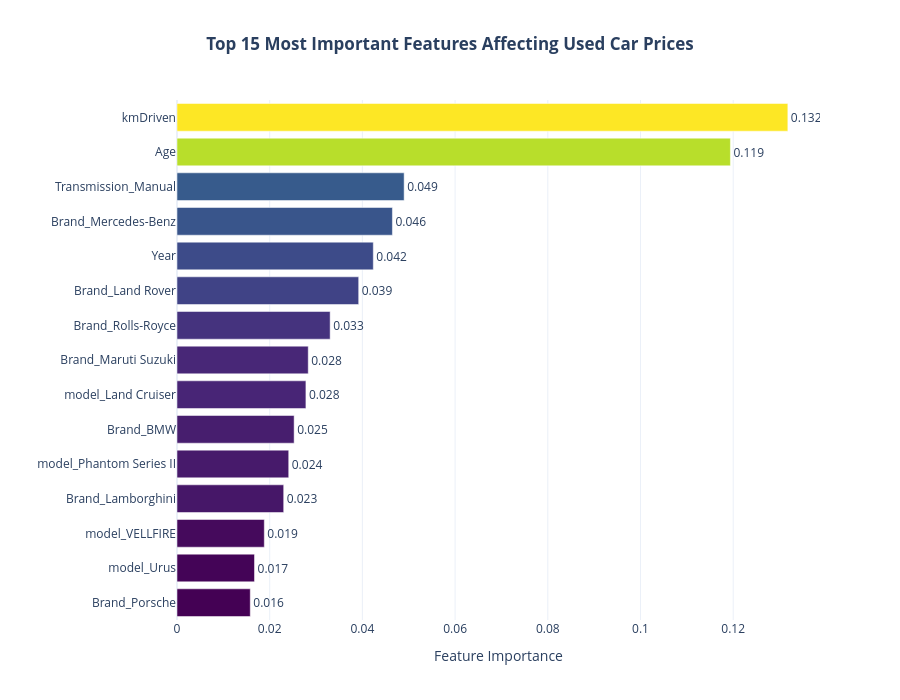

The code cell stored with this chart in its notebook:
### Markdown cell above
## Feature Importance Analysis

One of the major advantages of Random Forest is that it not only produces accurate predictions but also identifies which features contribute most to those predictions.

Feature importance helps explain which vehicle characteristics have the greatest influence on asking price, making the model more interpretable and providing valuable business insights for buyers, sellers, and dealerships.

### Code cell
import plotly.express as px

top15 = feature_importance.head(15)

fig = px.bar(
    top15.sort_values("Importance"),
    x="Importance",
    y="Feature",
    orientation="h",
    color="Importance",
    color_continuous_scale="Viridis",
    text="Importance",
    title="<b>Top 15 Most Important Features Affecting Used Car Prices</b>"
)

fig.update_traces(
    texttemplate="%{text:.3f}",
    textposition="outside"
)

fig.update_layout(
    title_x=0.5,
    height=700,
    template="plotly_white",
    coloraxis_showscale=False,
    xaxis_title="Feature Importance",
    yaxis_title=""
)

fig.show()

### Figure 1 — Plotly figure (JSON) as saved in the notebook; plotly's stock layout.template omitted (floating-point values rounded to 4 significant figures)
{"data": [{"hovertemplate": "Importance=%{marker.color}<br>Feature=%{y}<extra></extra>", "legendgroup": "", "marker": {"color": [0.01581, 0.01672, 0.01884, 0.02302, 0.0241, 0.02527, 0.02781, 0.02832, 0.03304, 0.0392, 0.04235, 0.04647, 0.04901, 0.1194, 0.1318], "coloraxis": "coloraxis", "pattern": {"shape": ""}}, "name": "", "orientation": "h", "showlegend": false, "text": [0.01581, 0.01672, 0.01884, 0.02302, 0.0241, 0.02527, 0.02781, 0.02832, 0.03304, 0.0392, 0.04235, 0.04647, 0.04901, 0.1194, 0.1318], "textposition": "outside", "texttemplate": "%{text:.3f}", "type": "bar", "x": [0.01581, 0.01672, 0.01884, 0.02302, 0.0241, 0.02527, 0.02781, 0.02832, 0.03304, 0.0392, 0.04235, 0.04647, 0.04901, 0.1194, 0.1318], "xaxis": "x", "y": ["Brand_Porsche", "model_Urus", "model_VELLFIRE", "Brand_Lamborghini", "model_Phantom Series II", "Brand_BMW", "model_Land Cruiser", "Brand_Maruti Suzuki", "Brand_Rolls-Royce", "Brand_Land Rover", "Year", "Brand_Mercedes-Benz", "Transmission_Manual", "Age", "kmDriven"], "yaxis": "y"}], "layout": {"barmode": "relative", "coloraxis": {"autocolorscale": false, "colorbar": {"title": {"text": "Importance"}}, "colorscale": [[0, "#440154"], [0.1111, "#482878"], [0.2222, "#3e4989"], [0.3333, "#31688e"], [0.4444, "#26828e"], [0.5556, "#1f9e89"], [0.6667, "#35b779"], [0.7778, "#6ece58"], [0.8889, "#b5de2b"], [1, "#fde725"]], "showscale": false}, "height": 700, "legend": {"tracegroupgap": 0}, "title": {"text": "<b>Top 15 Most Important Features Affecting Used Car Prices</b>", "x": 0.5}, "xaxis": {"anchor": "y", "domain": [0, 1], "title": {"text": "Feature Importance"}}, "yaxis": {"anchor": "x", "domain": [0, 1], "title": {"text": ""}}}}
